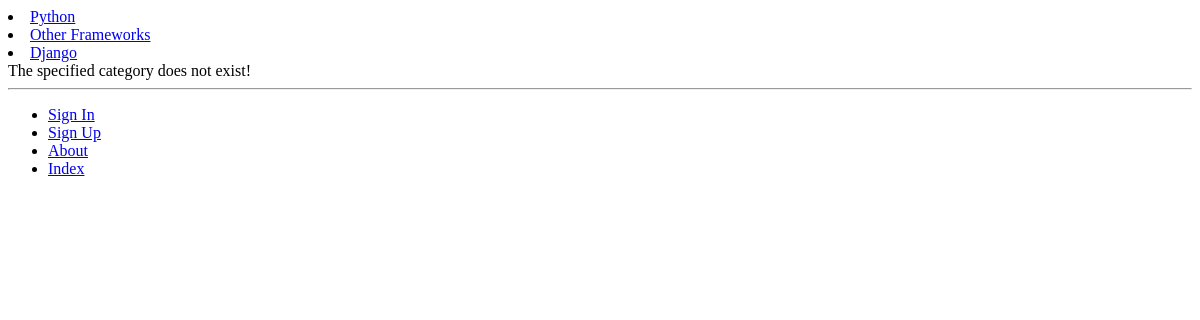
/rango/category/java/, run on an earlier commit of the app's database.
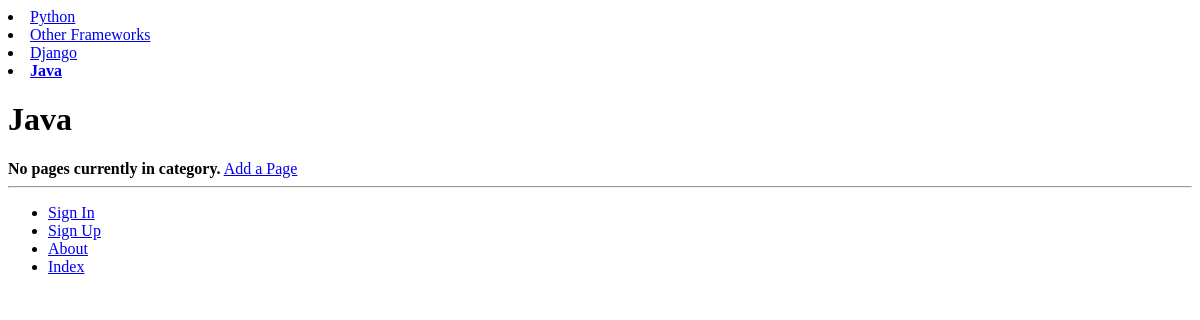
And on a later commit of the database.
### rango/models.py (models this page shows, shortened)
class Category(models.Model):
    name = models.CharField(max_length=128, unique=True)
    views = models.IntegerField(default = 0)
    likes = models.IntegerField(default = 0)
    slug = models.SlugField(unique=True)
    class Meta:
        verbose_name_plural = 'categories'

### rango/views.py (the view)
def show_category(request, category_name_slug):
    context_dict = {}
    try:
        category = Category.objects.get(slug=category_name_slug)
        pages = Page.objects.filter(category=category)
        context_dict['pages'] = pages
        context_dict['category'] = category
    except Category.DoesNotExist:
        context_dict['category'] = None
        context_dict['pages'] = None
    return render(request, 'rango/category.html', context_dict)

### rango/templatetags/rango_template_tags.py (called while the page is built)
@register.inclusion_tag('rango/cats.html')
def get_category_list(cat=None):
	return {'cats': Category.objects.all(),
		'act_cat': cat}

### templates/rango/category.html (shortened to what this page needs)
 {% extends 'rango/base.html' %}
 {% load staticfiles %}
 {% block body_block %}
	{% if category %}
		<h1>{{ category.name }}</h1>
		{% if pages %}
			<ul>
			 {% for page in pages %}
				<li><a href="{{ page.url }}">{{ page.title }}</a></li>
			 {% endfor %}
			 </ul>
		{% else %}
			<strong>No pages currently in category.</strong>
		{% endif %}
		<a href="{% url 'add_page' category.slug %}">Add a Page</a>
	{% else %}
		The specified category does not exist!
	{% endif %}
 {% endblock %}

### templates/rango/base.html (shortened to what this page needs)
	<!DOCTYPE html>
	{% load staticfiles %}
	{% load rango_template_tags %}
	<html>
	<head>
	</head>
	<body>
		<div>
		{% block sidebar_block %}
			{% get_category_list category %}
		{% endblock %}
		</div>
		<div>
			{% block body_block %}
			{% endblock %}
		</div>
		<hr />
		<div>
			<ul>
			{% if user.is_authenticated %}
			<li><a href="{% url 'restricted' %}">Restricted Page</a></li>
			<li><a href="{% url 'logout' %}">Logout</a></li>
			<li><a href="{% url 'add_category' %}">Add a New Category</a></li>
			{% else %}
			<li><a href="{% url 'login' %}">Sign In</a></li>
			<li><a href="{% url 'register' %}">Sign Up</a></li>
			{% endif %}
			<li><a href="{% url 'about' %}">About</a></li>
			<li><a href="{% url 'index' %}">Index</a></li>
			</ul>
		</div>
	</body>
	</html>

### templates/rango/cats.html
{% for c in cats %}
	{% if c == act_cat %}
		<li>
		<strong>
			<a href="{% url 'show_category' c.slug %}">{{ c.name }}</a>
		</strong>
		</li>
	{% else %}
		<li>
			<a href="{% url 'show_category' c.slug %}">{{ c.name }}</a>
		</li>
	{% endif %}
{% endfor %}

What changed in the data, as far as the page shows it:
added Category: name "Java"
Also different on the page:
text no longer shown: "The specified category does not exist!"
text now shown: "No pages currently in category. Add a Page"
